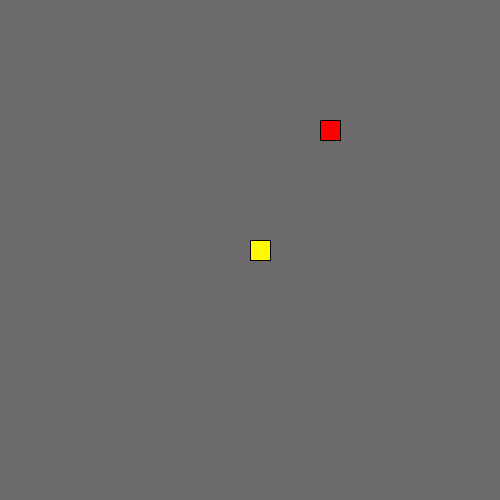
Frame 1 (no input)
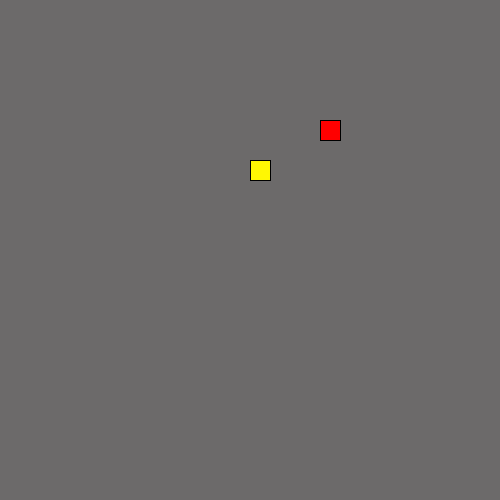
Frame 60 (the mouse pressed at the canvas centre just before this capture)
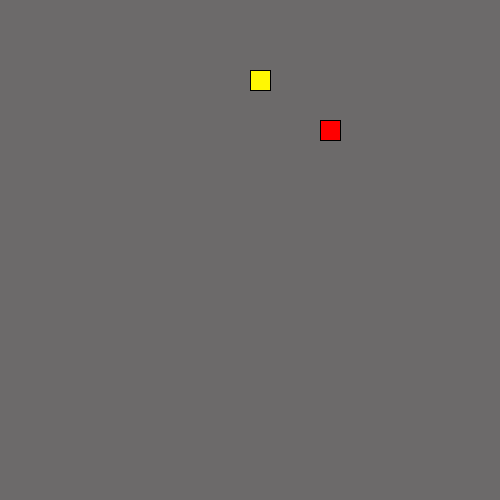
Frame 120 (the mouse held since frame 60 and released just before this capture)

The Processing sketch that drew these frames (run headless with seeded random() and noise(); from frame 60 on, the mouse is pressed at the canvas centre):

// Processing sketch: LeagueSnake
// ── LeagueSnake.pde
//*
// ***** SEGMENT CLASS *****
// This class will be used to represent each part of the moving snake.
//*

class Segment {
int snakeX;
int snakeY;
//Add x and y member variables. They will hold the corner location of each segment of the snake.


// Add a constructor with parameters to initialize each variable.
Segment(int x, int y){
this.snakeX = x;
this.snakeY = y;
}


}


//*
// ***** GAME VARIABLES *****
// All the game variables that will be shared by the game methods are here
//*
Segment head;
int foodX;
int foodY;
int snakeDirection = UP;
int foodEaten = 0;
ArrayList segments = new ArrayList();



//*
// ***** SETUP METHODS *****
// These methods are called at the start of the game.
//*

void setup() {
size(500, 500);
head = new Segment(250, 250);
frameRate(13);
dropFood();
}

void dropFood() {
  //Set the food in a new random location
    foodX = ((int)random(50)*10);
    foodY = ((int)random(50)*10);
}



//*
// ***** DRAW METHODS *****
// These methods are used to draw the snake and its food 
//*

void draw() {
  background(#6C6A6A);
  drawFood();
  move();
  drawSnake();
  checkBoundaries();
  eat();
}

void drawFood() {
  //Draw the food
    fill(#FF0000);
  rect(foodX, foodY, 20, 20);
  
}

void drawSnake() {
  
  fill(#FFF703);//Draw the head of the snake followed by its tail
  rect(head.snakeX, head.snakeY, 20, 20);
}


//*
// ***** TAIL MANAGEMENT METHODS *****
// These methods make sure the tail is the correct length.
//*

void drawTail() {
  //Draw each segment of the tail 

}

void manageTail() {
  //After drawing the tail, add a new segment at the "start" of the tail and remove the one at the "end" 
  //This produces the illusion of the snake tail moving.
  
}

void checkTailCollision() {
  //If the snake crosses its own tail, shrink the tail back to one segment
  
}



//*
// ***** CONTROL METHODS *****
// These methods are used to change what is happening to the snake
//*

void keyPressed() {
  if (key == CODED) {
    if (keyCode == UP) {
      if(snakeDirection != DOWN){
      snakeDirection = UP;
      }
    }
      else if (keyCode == DOWN) {
        if(snakeDirection != UP){
      snakeDirection = DOWN;
        }
    }
        else if (keyCode == LEFT) {
      if(snakeDirection != RIGHT){
          snakeDirection = LEFT;
    }
        }
        else if (keyCode == RIGHT) {
      if(snakeDirection != LEFT){
          snakeDirection = RIGHT;
    }
        }
  }
}
void move() {
  //Change the location of the Snake head based on the direction it is moving.
 
  switch(snakeDirection) {
  case UP:
    head.snakeY -= 10;
    break;
  case DOWN:
head.snakeY += 10;
    break;
  case LEFT:
head.snakeX -= 10;
    break;
  case RIGHT:
head.snakeX += 10;
    break;
  }
}

void checkBoundaries() {
 //If the snake leaves the frame, make it reappear on the other side
 if(head.snakeY >= 500){
   head.snakeY = 0;
 }

if(head.snakeX >= 500){
   head.snakeX = 0;
 }

if(head.snakeY <= -1){
   head.snakeY = 500;
 }
if(head.snakeX <= -1){
   head.snakeX = 500;
 }
}



void eat() {
  //When the snake eats the food, its tail should grow and more food appear
  if(dist(head.snakeX, head.snakeY, foodX, foodY) <= 20){
foodEaten++;
dropFood();
  }
}
